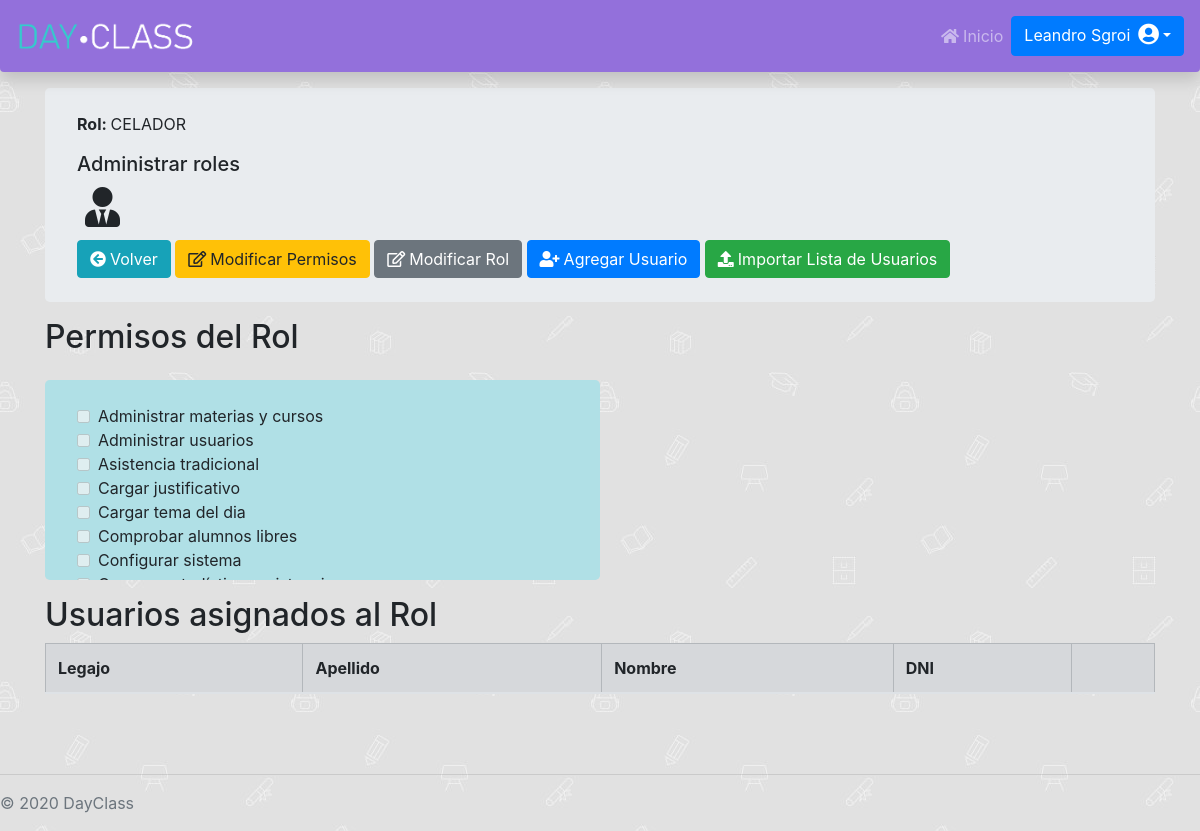
/Administrador/Perfiles/verPerfil.php (signed in), run on the app's committed database.
### tables this page shows
CREATE TABLE `permiso` (
  `id` int(11) NOT NULL AUTO_INCREMENT,
  `fechaDesdePer` date DEFAULT NULL,
  `fechaHastaPer` date DEFAULT NULL,
  `nombrePermiso` varchar(255) DEFAULT NULL,
  PRIMARY KEY (`id`)
);

CREATE TABLE `funcion` (
  `id` int(11) NOT NULL AUTO_INCREMENT,
  `nombreFuncion` varchar(255) DEFAULT NULL,
  `refImagen` varchar(255) DEFAULT NULL,
  `refPagina` varchar(255) DEFAULT NULL,
  `fechaDesdeFuncion` datetime DEFAULT NULL,
  `fechaHastaFuncion` datetime DEFAULT NULL,
  `codigoFuncion` int(11) DEFAULT NULL,
  PRIMARY KEY (`id`)
);

### Administrador/Perfiles/verPerfil.php (the view, shortened to what this page needs)
<?php
include "../../databaseConection.php";
$nombreRol = "Sin rol asignado";
if(!($_SESSION['usuario']['id_permiso'] == NULL || $_SESSION['usuario']['id_permiso'] == "")){
    $permiso = $con->query("SELECT * FROM permiso WHERE id = '".$_SESSION['usuario']['id_permiso']."'")->fetch_assoc();
    $nombreRol = $permiso['nombrePermiso'];
}
?>
<link rel="stylesheet" href="https://cdnjs.cloudflare.com/ajax/libs/twitter-bootstrap/4.1.3/css/bootstrap.css">
<link rel="stylesheet" href="https://cdn.datatables.net/1.10.21/css/dataTables.bootstrap4.min.css">
<link rel="stylesheet" href="../../styleCards.css">
<div class="container ">
    <div class="py-4 my-3 jumbotron">
        <p><b>Rol: </b><?php echo "$nombreRol" ?></p>
        <h5 class="card-text">Administrar roles</h5>
        <?php
            $id_permiso = $_GET["id_permiso"];
            $selectPermiso = $con->query("SELECT * FROM permiso WHERE permiso.id = '$id_permiso'");
            $permiso = $selectPermiso->fetch_assoc();
            $nombrePermiso = ucfirst(strtolower($permiso["nombrePermiso"]));
            echo "<h1>$nombrePermiso<i class='fa fa-user-tie ml-2'></i></h1>"
        ?>
        <a href="/DayClass/Administrador/Perfiles/perfiles.php" class="btn btn-info"><i class="fa fa-arrow-circle-left mr-1"></i>Volver</a>
        <button type="button" class="btn btn-warning" onclick="habilitarFunciones()"><i class="fa fa-pencil-square-o mr-1"></i>Modificar Permisos</button>
        <button class="btn btn-secondary" data-toggle="modal" data-target="#modificarRol"><i class="fa fa-pencil-square-o mr-1"></i>Modificar Rol</button>
        <button class="btn btn-primary" data-toggle="modal" data-target="#ingresarUnUsuario"><i class="fa fa-user-plus mr-1"></i>Agregar Usuario</button>
        <button class="btn btn-success" data-toggle="modal" data-target="#ingresarUsuarios"><i class="fa fa-upload mr-1"></i>Importar Lista de Usuarios</button>
    </div>
    <h2>Permisos del Rol</h2>
    <div>
        <div>
            <form class="form-inline" onsubmit="return enviarRoles()" method="POST" id="insertPermisoFuncion" name="insertPermisoFuncion" action="insertFuncionesPerfiles.php" enctype="multipart/form-data" role="form">
                <div class="py-4 my-3 jumbotron overflow-auto col-sm-6" style="background-color:PowderBlue; height: 200px">
                    <?php
                        $currentDate = date('Y-m-d');
                        $id_permiso = $_GET["id_permiso"];
                        $selectFuncion = $con->query("SELECT funcion.nombreFuncion, funcion.id FROM funcion WHERE funcion.fechaDesdeFuncion <= '$currentDate' AND funcion.fechaHastaFuncion IS NULL ORDER BY nombreFuncion ASC");
                        while($funciones = $selectFuncion->fetch_assoc()){
                            $nombreFuncion = $funciones["nombreFuncion"];
                            $id_funcion = $funciones["id"];
                            $selectFuncionesDePermiso = $con->query("SELECT * FROM `permisofuncion` WHERE `id_permiso` = '$id_permiso' AND `id_funcion` = '$id_funcion' AND `fechaDesdePermisoFuncion` <= '$currentDate' AND `fechaHastaPermisoFuncion` IS NULL");
                                echo "<div class='form-inline'>";
                                if(($selectFuncionesDePermiso -> num_rows) == 1){
                                    echo "
                                    <input class='checkFuncion' type='checkbox' id='".$id_funcion."' checked disabled>
                                    <label class='ml-2'>" .  $nombreFuncion. "</label>
                                    </div>";
                                }else{
                                    echo "
                                    <input class='checkFuncion' type='checkbox' id='".$id_funcion."' disabled>
                                    <label class='ml-2'>" .  $nombreFuncion. "</label> </div>";
                                }
                        }
                    ?>
                </div>
                <div class="col-sm-6" style="height: 200px; display:inline-block">
                </div>
            </form>
        </div>
    <div>
        <h2>Usuarios asignados al Rol</h2>
        <div class="mb-4 table-responsive">
            <table id="dataTable" class="table table-secondary table-bordered table-hover">
                <thead>
                    <th>Legajo</th>
                    <th>Apellido</th>
                    <th>Nombre </th>
                    <th>DNI</th>
                    <th></th>
                </thead>
            </table>
        </div>
    </div>
</div>
</div>

### DayClassStyle.css (style rules this page uses)
.dayclassnav { background-color: mediumpurple; }
.abajo-pagina { position: absolute; bottom: auto; width: 100%; }
body { padding-top: 4.5rem; background-image: url("/DayClass/images/school.jpg"); background-repeat: repeat; background-attachment: fixed; }

### data on the page
permiso: nombrePermiso "CELADOR"
funcion: nombreFuncion "Administrar materias y cursos"
funcion: nombreFuncion "Administrar usuarios"
funcion: nombreFuncion "Asistencia tradicional"
funcion: nombreFuncion "Cargar justificativo"
funcion: nombreFuncion "Cargar tema del dia"
funcion: nombreFuncion "Comprobar alumnos libres"
funcion: nombreFuncion "Configurar sistema"
